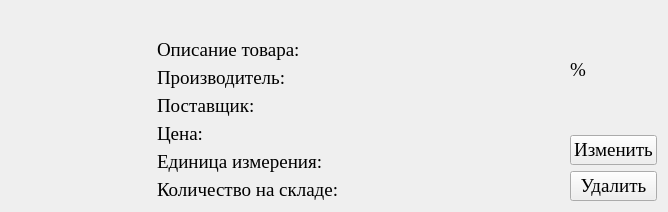
<?xml version="1.0" encoding="UTF-8"?>
<ui version="4.0">
 <class>Product</class>
 <widget class="QFrame" name="Product">
  <property name="geometry">
   <rect>
    <x>0</x>
    <y>0</y>
    <width>668</width>
    <height>206</height>
   </rect>
  </property>
  <property name="minimumSize">
   <size>
    <width>668</width>
    <height>0</height>
   </size>
  </property>
  <property name="maximumSize">
   <size>
    <width>668</width>
    <height>16777215</height>
   </size>
  </property>
  <property name="baseSize">
   <size>
    <width>668</width>
    <height>0</height>
   </size>
  </property>
  <property name="font">
   <font>
    <family>Times New Roman</family>
    <pointsize>14</pointsize>
   </font>
  </property>
  <property name="windowTitle">
   <string>Frame</string>
  </property>
  <layout class="QHBoxLayout" name="horizontalLayout">
   <item>
    <layout class="QHBoxLayout" name="horizontalLayout_2" stretch="1,6,1">
     <item>
      <widget class="QLabel" name="label">
       <property name="minimumSize">
        <size>
         <width>140</width>
         <height>140</height>
        </size>
       </property>
       <property name="maximumSize">
        <size>
         <width>140</width>
         <height>140</height>
        </size>
       </property>
       <property name="baseSize">
        <size>
         <width>140</width>
         <height>140</height>
        </size>
       </property>
       <property name="text">
        <string/>
       </property>
       <property name="pixmap">
        <pixmap>../../../../../../../time/import/picture.png</pixmap>
       </property>
       <property name="scaledContents">
        <bool>true</bool>
       </property>
      </widget>
     </item>
     <item>
      <layout class="QVBoxLayout" name="verticalLayout">
       <item>
        <widget class="QLabel" name="Name">
         <property name="font">
          <font>
           <weight>75</weight>
           <bold>true</bold>
          </font>
         </property>
         <property name="text">
          <string/>
         </property>
        </widget>
       </item>
       <item>
        <widget class="QLabel" name="Description">
         <property name="text">
          <string>Описание товара:</string>
         </property>
         <property name="wordWrap">
          <bool>true</bool>
         </property>
        </widget>
       </item>
       <item>
        <widget class="QLabel" name="Creator">
         <property name="text">
          <string>Производитель: </string>
         </property>
        </widget>
       </item>
       <item>
        <widget class="QLabel" name="Seller">
         <property name="text">
          <string>Поставщик: </string>
         </property>
        </widget>
       </item>
       <item>
        <widget class="QLabel" name="Price">
         <property name="text">
          <string>Цена: </string>
         </property>
        </widget>
       </item>
       <item>
        <widget class="QLabel" name="Counter">
         <property name="text">
          <string>Единица измерения: </string>
         </property>
        </widget>
       </item>
       <item>
        <widget class="QLabel" name="Count">
         <property name="text">
          <string>Количество на складе: </string>
         </property>
        </widget>
       </item>
      </layout>
     </item>
     <item>
      <layout class="QVBoxLayout" name="verticalLayout_2">
       <item>
        <widget class="QLabel" name="Discount">
         <property name="font">
          <font>
           <family>Times New Roman</family>
           <pointsize>14</pointsize>
          </font>
         </property>
         <property name="text">
          <string>%</string>
         </property>
        </widget>
       </item>
       <item>
        <widget class="QPushButton" name="Update">
         <property name="text">
          <string>Изменить</string>
         </property>
        </widget>
       </item>
       <item>
        <widget class="QPushButton" name="Delete">
         <property name="text">
          <string>Удалить</string>
         </property>
        </widget>
       </item>
      </layout>
     </item>
    </layout>
   </item>
  </layout>
 </widget>
 <resources/>
 <connections/>
</ui>
